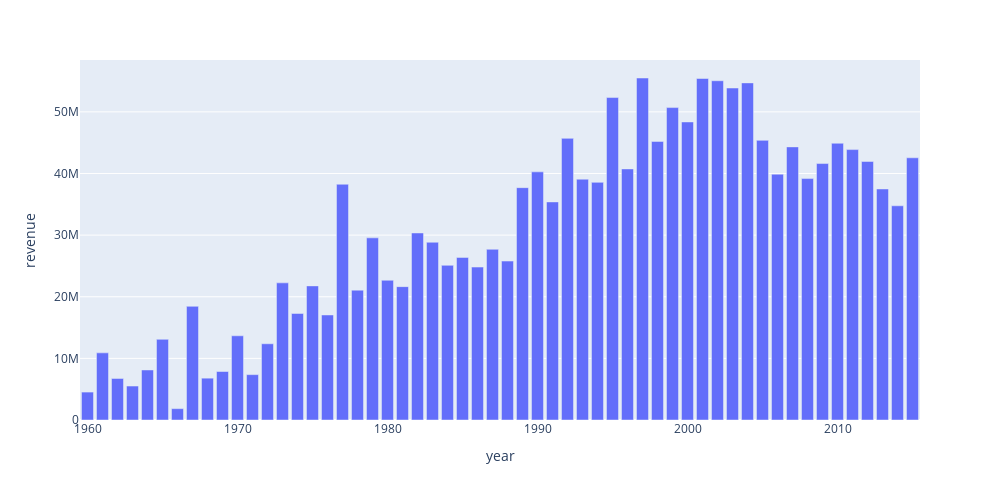

Notebook code cell kept with this figure:
### Code cell
#we will make a bar plot
fig=px.bar(avg_revenue,x='year', y='revenue',width=1000, height=500)
fig.show()
